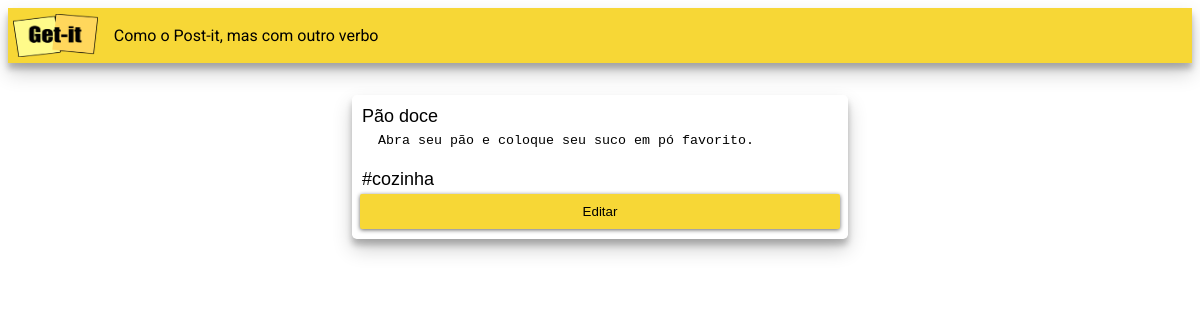
/editar/6/, run on the app's committed database.
### notes/models.py (models this page shows, shortened)
class Note(models.Model):
    title = models.CharField(max_length=200)
    content = models.TextField('')
    tag = models.ForeignKey(Tag, null=True, on_delete=models.SET_NULL)

class Tag(models.Model):
    tag = models.CharField(max_length=200)

### notes/views.py (the view)
# urls.py: path('editar/<int:id>/', views.editar, name='editar'),
def editar(request, id):
    if request.method == 'POST':
        title = request.POST.get('titulo')
        content = request.POST.get('detalhes')
        tag = request.POST.get('tag')
        if Tag.objects.filter(tag=tag).exists() == False:
            tagNova = Tag(tag=tag)
            tagNova.save(tagNova)
        tag = Tag.objects.get(tag=tag)
        if title != "" and content != "" and tag != "":
            editar_nota(id, title, content, tag)
        return redirect('index')
    else:
        nota = Note.objects.get(id=id)
        return render(request, 'notes/editar.html', {'nota': nota})

### notes/templates/notes/editar.html (shortened to what this page needs)
{% extends "notes/base.html" %}
{% load static %}
{% block content %}
  <div class="appbar">
    <img src="{% static 'notes/img/logo-getit.png' %}" class="logo" />
    <span class="subtitle">Como o Post-it, mas com outro verbo</span>
  </div>
<main class="container">
  <form method="post" class = "form-card">
    <input
    class="form-card-title"
    type="text"
    name="titulo"
    value = "{{nota.title}}"
  />
  <textarea
    class="autoresize"
    name="detalhes"
  >
  {{nota.content}}
  </textarea>
  <input
    class="form-card-title"
    type="text"
    name="tag"
    placeholder="#"
    value = "{{nota.tag.tag}}"
  />
  <button class="btn" type="submit">
    Editar
  </button>
  </form>
</main>
{% endblock %}

### notes/static/notes/css/getit.css (style rules this page uses)
html, body { font-family: "Roboto", sans-serif; }
.appbar { display: flex; justify-content: flex start; background-color:#f7d736; align-items: center; height: 55px; box-shadow: 0 10px 20px rgba(0,0,0,0.19), 0 6px 6px rgba(0,0,0,0.23); }
.logo { margin-left: 0.3rem; width: 85px; height: 43px; }
.subtitle { font-family: 'Roboto', sans-serif; margin: 1rem; }
.container { display: flex; flex-direction: column; align-items: center; }
.form-card { display: flex; flex-direction: column; box-shadow: 0 10px 20px rgba(0,0,0,0.19), 0 6px 6px rgba(0,0,0,0.23); height: 8rem; width: 30rem; padding: .5rem; margin: 0.7rem; align-content: center; justify-content: space-around; border-radius: 0.3rem; margin-top: 2rem; }
input { border: none; font-size: large; }
textarea { border: none; resize: none; }
.btn { position: relative; display: block; padding: 10px 15px; overflow: hidden; border-width: 0; outline: none; border-radius: 2px; box-shadow: 0 1px 4px rgba(0, 0, 0, 0.6); background-color: #f7d736; transition: background-color 0.3s; }
.btn:before { content: ""; position: absolute; top: 50%; left: 50%; display: block; width: 0; padding-top: 0; border-radius: 100%; background-color: rgba(236, 240, 241, 0.3); -webkit-transform: translate(-50%, -50%); -moz-transform: translate(-50%, -50%); -ms-transform: translate(-50%, -50%); -o-transform: translate(-50%, -50%); transform: translate(-50%, -50%); }

### data on the page
Note: titulo "Pão doce", detalhes "Abra seu pão e coloque seu suco em pó favorito.", tag "#cozinha"
